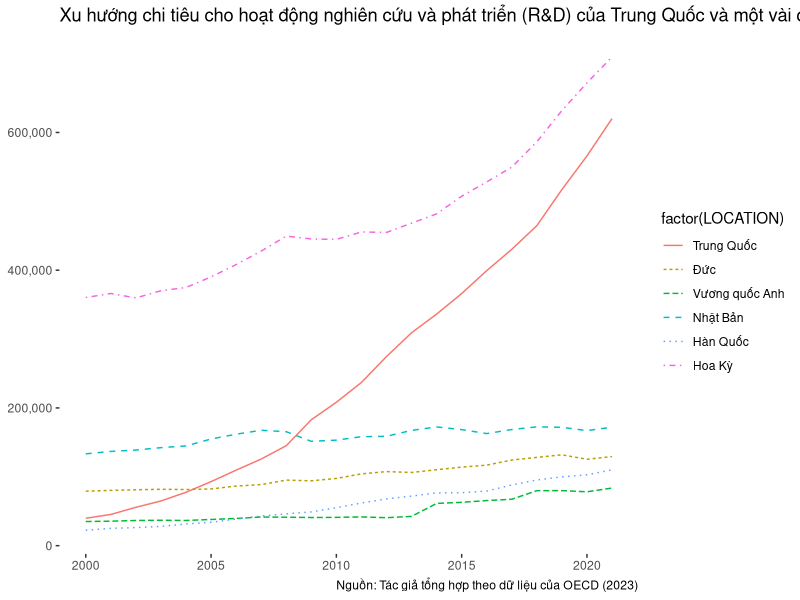
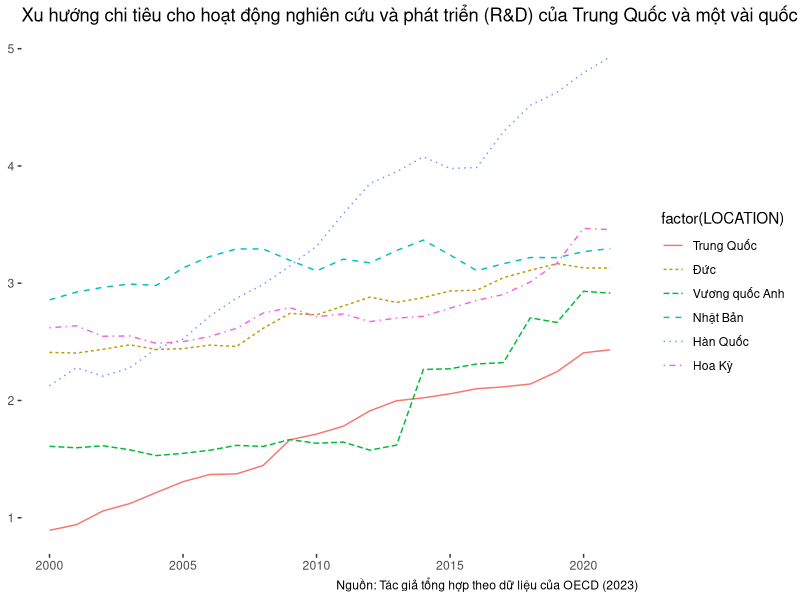
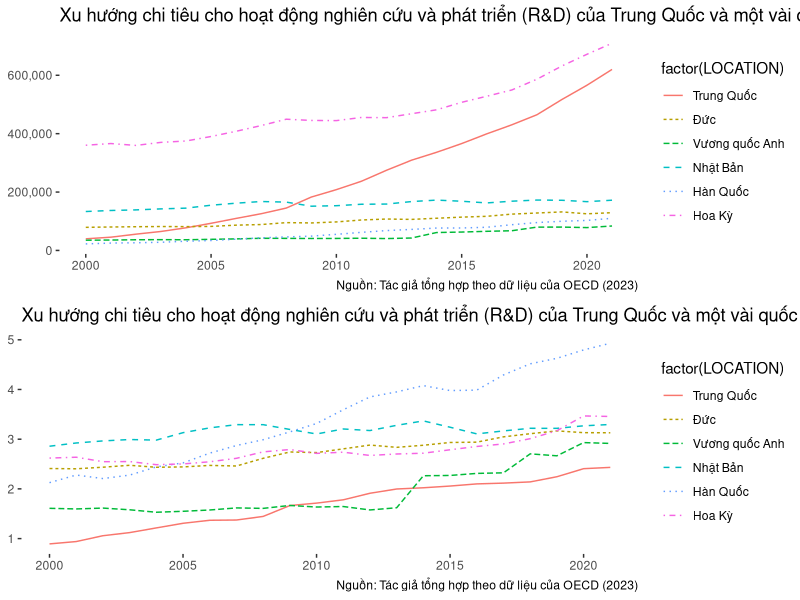
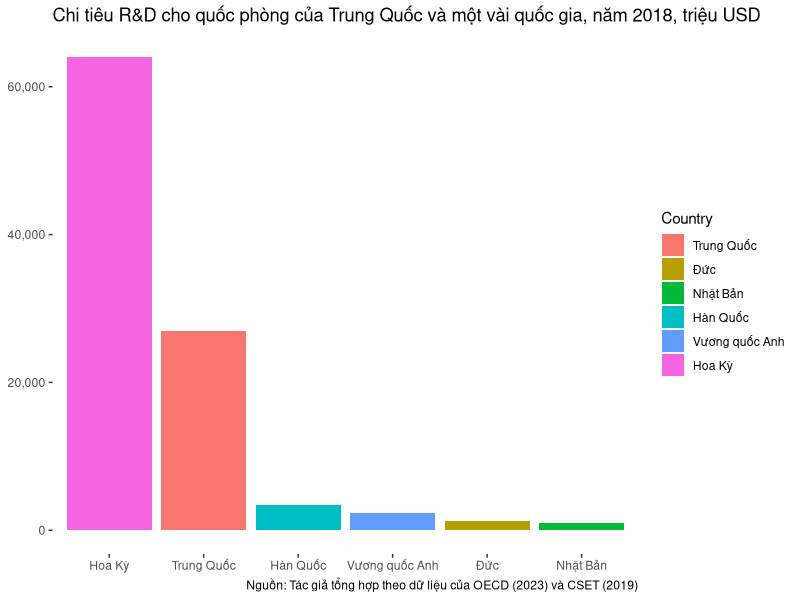
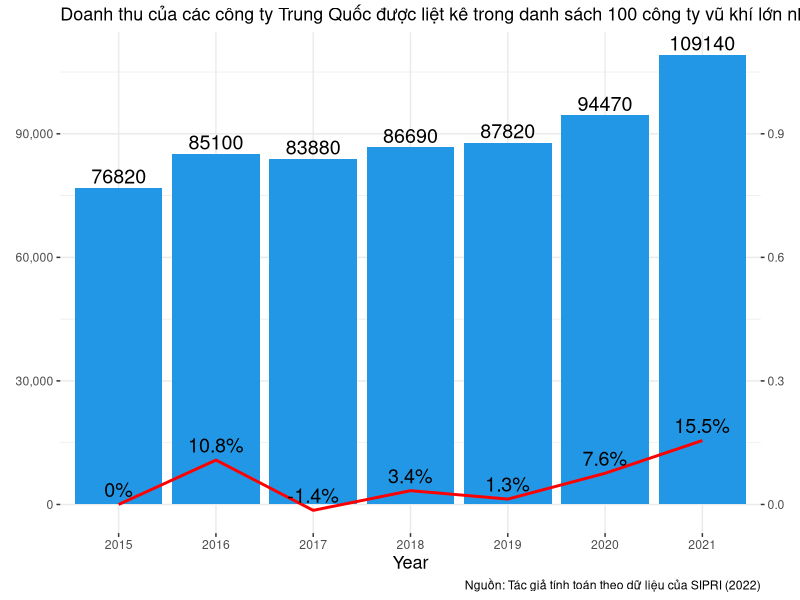
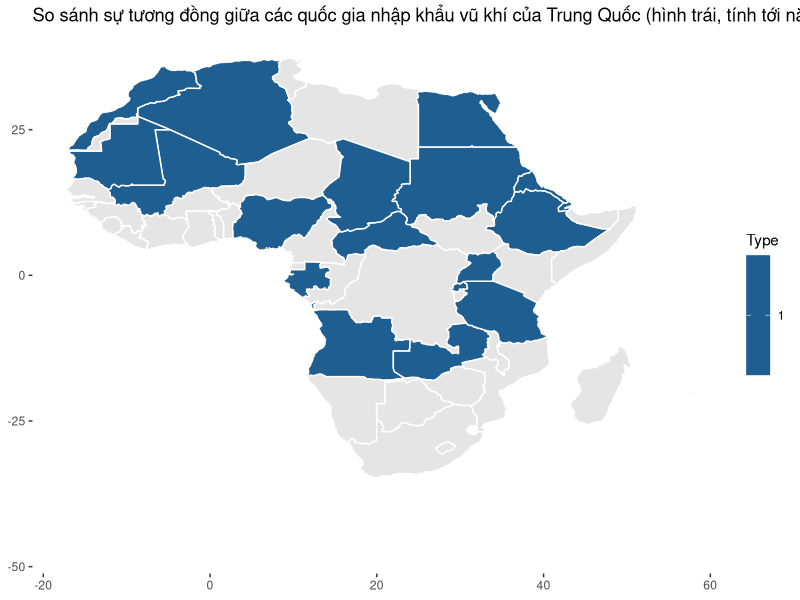
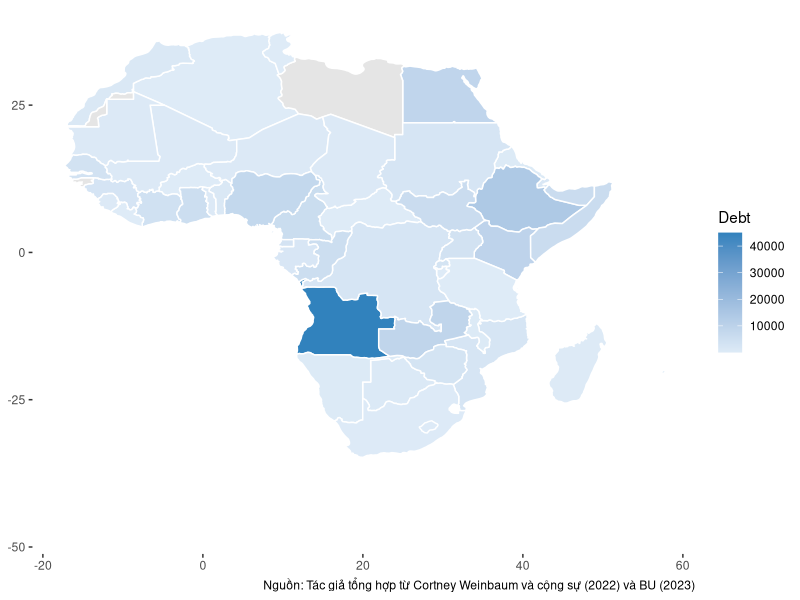
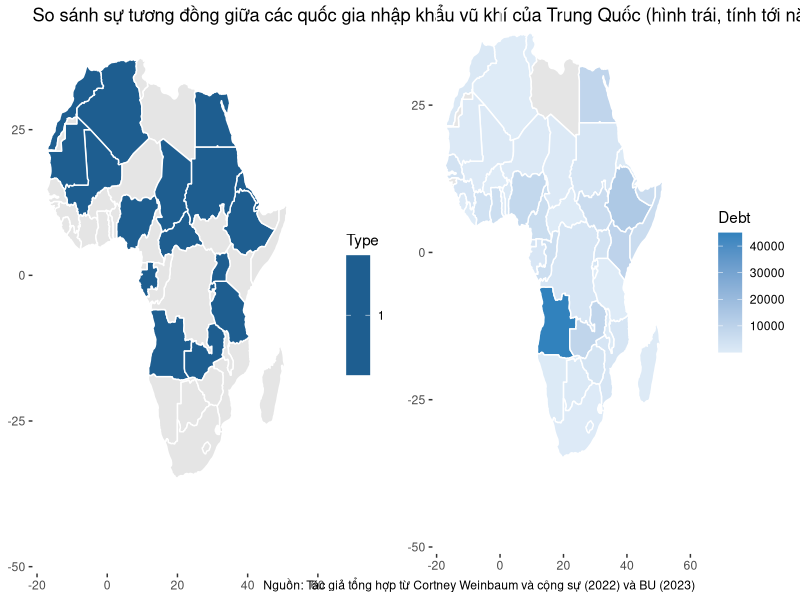

Reproduce these figures in R, in order.
## ---- chunk 1
library(readxl)
library(dplyr)

#Expenditure as value
exp <- read_excel("China military industry.xlsx",sheet="R&D exp")
keepcountry <- c("CHN","JPN","USA","GBR","DEU","KOR")
exp <- exp %>% filter(exp$LOCATION %in% keepcountry)

##Rename the regions
library(forcats)
exp$LOCATION <- fct_recode(exp$LOCATION,"Trung Quốc"="CHN","Nhật Bản"="JPN", "Hoa Kỳ"="USA","Vương quốc Anh"="GBR","Đức"="DEU","Hàn Quốc"="KOR")


library(ggplot2)

gvalue <- ggplot(exp, aes(x = TIME, y = Value, color = factor(LOCATION))) +
    geom_line(stat="summary",fun=sum,aes(linetype=factor(LOCATION))) +
    scale_y_continuous(labels = scales::comma)+
    labs(title = "Xu hướng chi tiêu cho hoạt động nghiên cứu và phát triển (R&D) của Trung Quốc và một vài quốc gia, giai đoạn 2000-2021, theo đơn vị triệu USD",caption = "Nguồn: Tác giả tổng hợp theo dữ liệu của OECD (2023)") +
  theme(axis.title.x = element_blank(),axis.title.y = element_blank(),rect = element_blank())
gvalue

#Percentage of GDP
per <- read_excel("China military industry.xlsx",sheet="%GDP")
per <- per %>% filter(per$LOCATION %in% keepcountry)

##Rename the regions
per$LOCATION <- fct_recode(per$LOCATION,"Trung Quốc"="CHN","Nhật Bản"="JPN", "Hoa Kỳ"="USA","Vương quốc Anh"="GBR","Đức"="DEU","Hàn Quốc"="KOR")

gper <- ggplot(per, aes(x = TIME, y = Value, color = factor(LOCATION))) +
    geom_line(stat="summary",fun=sum,aes(linetype=factor(LOCATION))) +
    scale_y_continuous(labels = scales::comma)+
    labs(title = "Xu hướng chi tiêu cho hoạt động nghiên cứu và phát triển (R&D) của Trung Quốc và một vài quốc gia, giai đoạn 2000-2021, theo % trong tổng GDP quốc gia",caption = "Nguồn: Tác giả tổng hợp theo dữ liệu của OECD (2023)") +
  theme(axis.title.x = element_blank(),axis.title.y = element_blank(),rect = element_blank())
gper

library(gridExtra)
gboth <- grid.arrange(gvalue,gper, nrow = 2, ncol = 1)
gboth

## ---- chunk 2

def <- read_excel("China military industry.xlsx",sheet="R&D on Def",skip=5)
keepcountry1 <- c("Germany","Japan","United States","UK","South Korea","China")
def <- def[,c(1,9)] %>% filter(def$Country %in% keepcountry1)

##Rename the countries
def$Country <- fct_recode(def$Country,"Đức"="Germany","Nhật Bản"="Japan", "Hoa Kỳ"="United States","Vương quốc Anh"="UK","Trung Quốc"="China","Hàn Quốc"="South Korea")

gdef <- ggplot(def, aes(x= Country, y = as.numeric(...9), fill=Country)) +
    geom_col() +
    scale_y_continuous(labels = scales::comma)+
    scale_x_discrete(limits=c("Hoa Kỳ", "Trung Quốc", "Hàn Quốc", "Vương quốc Anh", "Đức", "Nhật Bản"))+
    labs(title = "Chi tiêu R&D cho quốc phòng của Trung Quốc và một vài quốc gia, năm 2018, triệu USD",caption = "Nguồn: Tác giả tổng hợp theo dữ liệu của OECD (2023) và CSET (2019)") +
  theme(axis.title.x = element_blank(),axis.title.y = element_blank(),rect = element_blank())

gdef


## ---- chunk 3
prof <- read_excel("China military industry.xlsx",sheet="Profit of arms company")

prof <- prof[c(9:10),]

##Transpose the data
reshaped_prof <- t(prof[,-1]) 

##Add a new column for the year 
Year <- c(2015:2021)

reshaped_prof1 <- cbind(reshaped_prof,Year)
colnames(reshaped_prof1)[1] <- "USD" #Name a column that has no name
colnames(reshaped_prof1)[2] <- "Percentage"

reshaped_prof1 <- as.data.frame(reshaped_prof1) #Convert vector to data frame
reshaped_prof1$Year  <- as.factor(Year)

library(patchwork) # To display 2 charts together

reshaped_prof1 <- cbind(reshaped_prof1,Percentage1 = reshaped_prof1$Percentage*100)


##Draw the graph with two Y axis
gprof <- ggplot(reshaped_prof1,aes(x=Year)) +
    geom_bar(aes(y = USD),stat="identity",size=0.1,fill=4) +
    geom_line(aes(y = Percentage1*1000,group=1),size=1,color="red") +
    geom_text(aes(x = factor(Year), y = USD, label = paste0(round(USD, 1))),
    size = 5, color = "black", position = position_dodge(0.9), vjust = -0.3)+
    geom_text(aes(x = factor(Year), y = Percentage1 * 1000, label = paste0(round(Percentage1, 1), "%")),
    size = 5, color = "black", position = position_dodge(0.5), vjust = -0.5)+
    scale_y_continuous(labels = scales::comma,name = element_blank(), sec.axis = sec_axis(~./100000,name = element_blank()))+
    theme_bw()+
    labs(title = "Doanh thu của các công ty Trung Quốc được liệt kê trong danh sách 100 công ty vũ khí lớn nhất thế giới và Tăng trưởng theo từng năm, giai đoạn 2015-21, triệu USD (cột trái) và % (cột phải)",caption="Nguồn: Tác giả tính toán theo dữ liệu của SIPRI (2022)") +
    theme(axis.title.x = element_text(color = "black", size = 13),axis.title.y = element_text(color = "black", size = 13), plot.title = element_text(color = "black", size = 13), rect = element_blank())

gprof

## ---- chunk 4

mafrica <- read_excel("China military industry.xlsx",sheet="China export in Africa")
colnames(mafrica)[colnames(mafrica) == "Country...1"] <- "region"
colnames(mafrica)[colnames(mafrica) == "Country...4"] <- "region1"

library(ggplot2)
library(tidyverse)
library(dplyr)

A_mapdata <- map_data("world")
A_mapdata <- left_join(A_mapdata,mafrica,by="region")
A_mapdata1 <- A_mapdata %>% filter(!is.na(A_mapdata$`Check`))

map_A <- ggplot(A_mapdata1,aes(x=long,y=lat,group=group))+geom_polygon(aes(fill=Type),color="white")+scale_fill_gradient(low=, high="4",na.value = "grey90")+theme(axis.title.x = element_blank(),axis.title.y = element_blank(),rect = element_blank())+labs(title = "So sánh sự tương đồng giữa các quốc gia nhập khẩu vũ khí của Trung Quốc (hình trái, tính tới năm 2021) và mắc nợ Trung Quốc với BRI (hình phải, tính tới năm 2023) tại Châu Phi")
map_A

map_B <- ggplot(A_mapdata1,aes(x=long,y=lat,group=group))+geom_polygon(aes(fill=Debt),color="white")+scale_fill_gradient(low="#deebf7", high="#3182bd",na.value = "grey90")+theme(axis.title.x = element_blank(),axis.title.y = element_blank(),rect = element_blank())+labs(caption= "Nguồn: Tác giả tổng hợp từ Cortney Weinbaum và cộng sự (2022) và BU (2023)")
map_B

#Create a multiple graphs in one 
map_AB <- grid.arrange(map_A, map_B, ncol = 2)
## ---- chunk 5
library(readxl)

mafrica <- read_excel("China military industry.xlsx",sheet="China export in Africa")
colnames(mafrica)[colnames(mafrica) == "Country...1"] <- "region"
colnames(mafrica)[colnames(mafrica) == "Country...4"] <- "region1"

library(ggplot2)
library(tidyverse)
library(dplyr)

A_mapdata <- map_data("world")
A_mapdata <- left_join(A_mapdata,mafrica,by="region")
A_mapdata1 <- A_mapdata %>% filter(!is.na(A_mapdata$Check))

map_A <- ggplot(A_mapdata1,aes(x=long,y=lat,group=group))+geom_polygon(aes(fill=Type),color="white")+scale_fill_gradient(low=, high="#3182bd",na.value = "grey90")+theme(axis.title.x = element_blank(),axis.title.y = element_blank(),rect = element_blank())+labs(title = "So sánh sự tương đồng giữa các quốc gia nhập khẩu vũ khí của Trung Quốc (hình trái, tính tới năm 2021) và mắc nợ Trung Quốc với BRI (hình phải, tính tới năm 2023) tại Châu Phi")
map_A

map_B <- ggplot(A_mapdata1,aes(x=long,y=lat,group=group))+geom_polygon(aes(fill=Debt),color="white")+scale_fill_gradient(low="#deebf7", high="#3182bd",na.value = "grey90")+theme(axis.title.x = element_blank(),axis.title.y = element_blank(),rect = element_blank())+labs(caption="Nguồn: Tác giả tổng hợp từ Cortney Weinbaum và cộng sự (2022) và BU (2023")
map_B

library(gridExtra)

map_AB <- grid.arrange(map_A, map_B, nrow = , ncol = 2)
